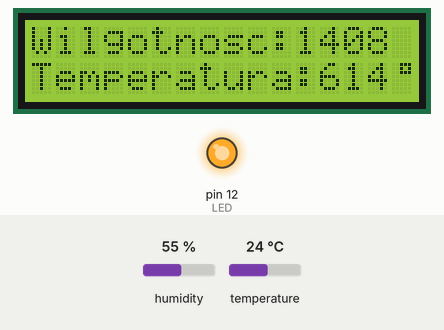
Recording of a sketch running on a simulated Arduino Uno, built with avr-gcc and run on an emulated ATmega328P. Shown: 16×2 character LCD, output pins drawn as LEDs (lit = HIGH). Wiring (inferred from the names in the program): DHT11 sensor: data pin 13. The test bench sets the inputs (shaded band); at power-on: humidity 55 %, temperature 24 °C. What the sketch prints to the serial monitor is not drawn.

Above: at 1.2 s.
1.3 s: humidity set to 22 %
At 2.7 s:
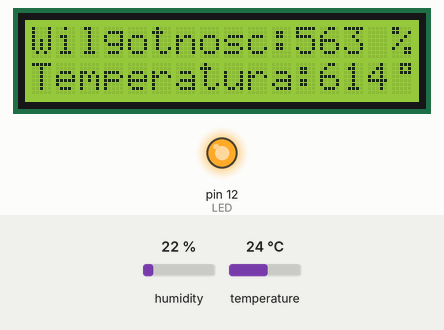
4.0 s: temperature set to 12 °C
At 4.6 s:
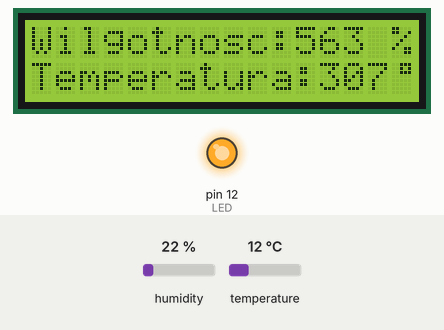
6.7 s: humidity set to 40 %
At 9.3 s:
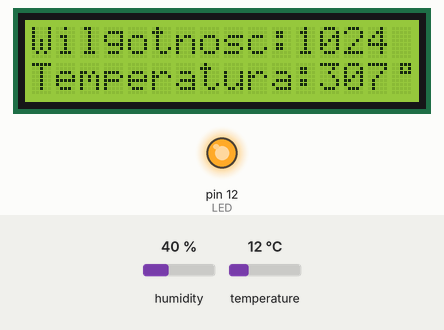
9.6 s: temperature set to 19 °C
At 11.5 s:
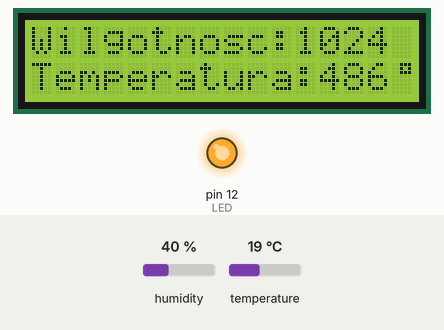
Timing chart, 0 to 13.0 s (numbered marks = the images above; inputs shaded):
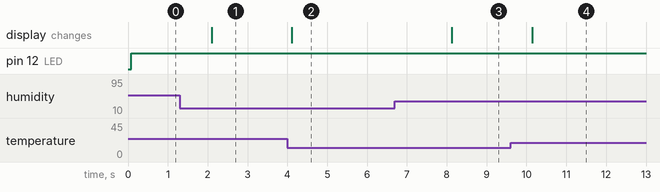

The sketch:

termometr_LCD.ino
```cpp
#include "DHT.h"
#include <LiquidCrystal.h>
#define DHT11_PIN 13
#define LED 12
DHT dht;
LiquidCrystal lcd(8,9,2,3,4,5);

int numRows = 2;
int numCols = 16;

byte celsDeg[8]={ //tworzenie nowego znaku
  B00111,
  B00101,
  B00111,
  B00000,
  B00000,
  B00000,
  B00000,
  B00000
};

void setup()
{
  Serial.begin(9600);
  lcd.begin(numRows,numCols);
  lcd.createChar(0,celsDeg);
  lcd.home();
  lcd.clear();
  lcd.setCursor(0,0);
  lcd.print("STACJA POGODOWA");
  lcd.setCursor(0,1);
  lcd.print("Uruchamianie...");
  dht.setup(DHT11_PIN);
  pinMode(LED,OUTPUT); // normalnie bym robił DDRD = 0xFF , żeby ustawić cały port jako wyjścia
                     // ale tu trzeba użyć metody arduino, żeby nie zepsuć odczytu
}

void loop()
{
  static int tempW;
  static int tempT;
    //Pobranie informacji o wilgotnosci
  int wilgotnosc = dht.getHumidity();
  //Pobranie informacji o temperaturze
  int temperatura = dht.getTemperature();
  if (dht.getStatusString() == "OK") {
    Serial.print("Wilgotnosc: ");
    Serial.print(wilgotnosc);
    Serial.print("%RH [+-5 % ] | ");
    Serial.print("Temperatura: ");
    Serial.print(temperatura);
    Serial.println("*C [+-2 *C ] ");
      if(tempW != wilgotnosc || tempT!=temperatura ) //jeśli zmiła się wilgotność, to wyświetlam wartość
      {
        lcd.clear();
        lcd.print("Wilgotnosc:");
        lcd.print(wilgotnosc);
        lcd.print(" %");
        lcd.setCursor(0,1);
        lcd.print("Temperatura:");
        lcd.print(temperatura);
        lcd.write(byte(0));
        lcd.print("C");
        tempW = wilgotnosc;
        tempT = temperatura;
      }

      if (wilgotnosc>=55)
      {
        digitalWrite(LED,HIGH);
      }
      else {digitalWrite(LED,LOW);}
    }

  //Odczekanie wymaganego czasugo
  delay(dht.getMinimumSamplingPeriod());
}
```

Measured:
- after the input at 1.3 s, the display: changes after 0.80 s (image 1)
- after the input at 4.0 s, the display: changes after 0.11 s (image 2)
- after the input at 6.7 s, the display: changes after 1.4 s (image 3)
- after the input at 9.6 s, the display: changes after 0.54 s (image 4)
